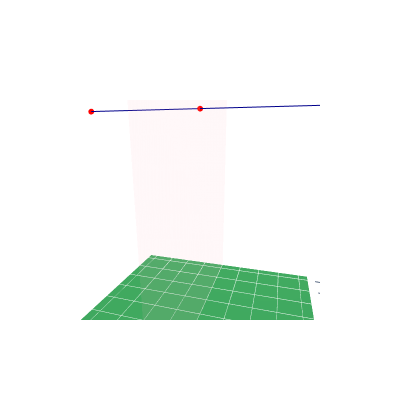

This figure's notebook cell:
### Markdown cell above
Visualize your resulting antenna:

![Graph](img/Dipole_opt.png)

### Code cell
# Convert parameters into format used by 3D visualizer
design = sdproblem._make_design(res.X)
wire_ant_visualize(design,(-22,22),(-22,22),(0,45),width=400, height=400)

### Figure 1 — Plotly figure (JSON) as saved in the notebook; plotly's stock layout.template omitted (floating-point values rounded to 4 significant figures)
{"data": [{"cmax": 1, "cmin": 0, "colorscale": [[0, "rgb(247,252,245)"], [0.125, "rgb(229,245,224)"], [0.25, "rgb(199,233,192)"], [0.375, "rgb(161,217,155)"], [0.5, "rgb(116,196,118)"], [0.625, "rgb(65,171,93)"], [0.75, "rgb(35,139,69)"], [0.875, "rgb(0,109,44)"], [1, "rgb(0,68,27)"]], "showscale": false, "surfacecolor": [[0.69, 0.69], [0.69, 0.69]], "type": "surface", "x": [-22, 22], "y": [-22, 22], "z": [[0, 0], [0, 0]]}, {"color": "lightpink", "hoverinfo": "skip", "i": [0, 0], "j": [1, 2], "k": [2, 3], "opacity": 0.1, "type": "mesh3d", "x": [-22, -22, 22, 22], "y": [0, 0, 0, 0], "z": [0, 45, 45, 0]}, {"line": {"color": "darkblue", "width": 2}, "marker": {"color": "red", "size": 2}, "name": "", "showlegend": false, "type": "scatter3d", "x": [0, 0], "y": [0, 20.9], "z": [40, 40]}, {"line": {"color": "darkblue", "width": 2}, "marker": {"color": "red", "size": 2}, "name": "", "showlegend": false, "type": "scatter3d", "x": [0, 0], "y": [0, -20.9], "z": [40, 40]}], "layout": {"autosize": false, "height": 400, "scene": {"aspectmode": "manual", "aspectratio": {"x": 1, "y": 1, "z": 1}, "camera": {"eye": {"x": 1, "y": 0.3, "z": 0.3}, "up": {"x": 0, "y": 0, "z": 1}}, "xaxis": {"range": [-22, 22], "showbackground": false}, "yaxis": {"range": [-22, 22], "showbackground": false}, "zaxis": {"range": [0, 45], "showbackground": false}}, "width": 400}}
